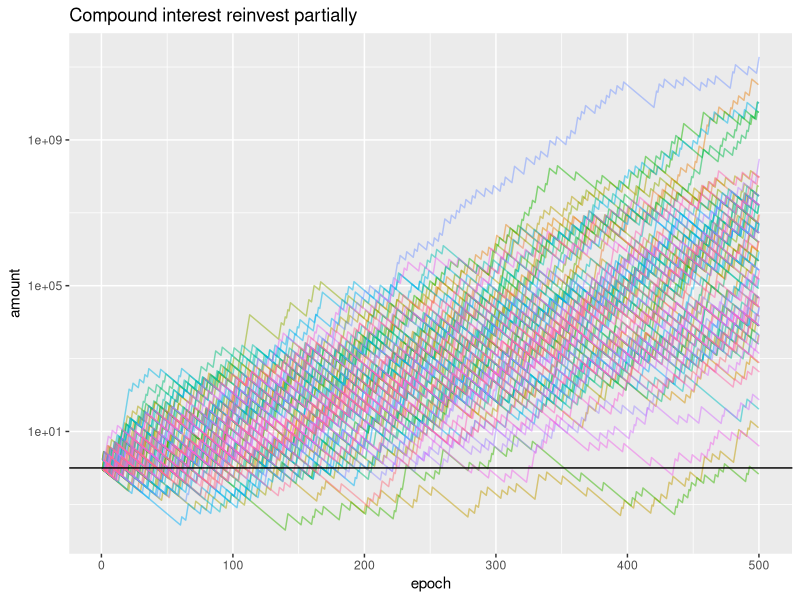
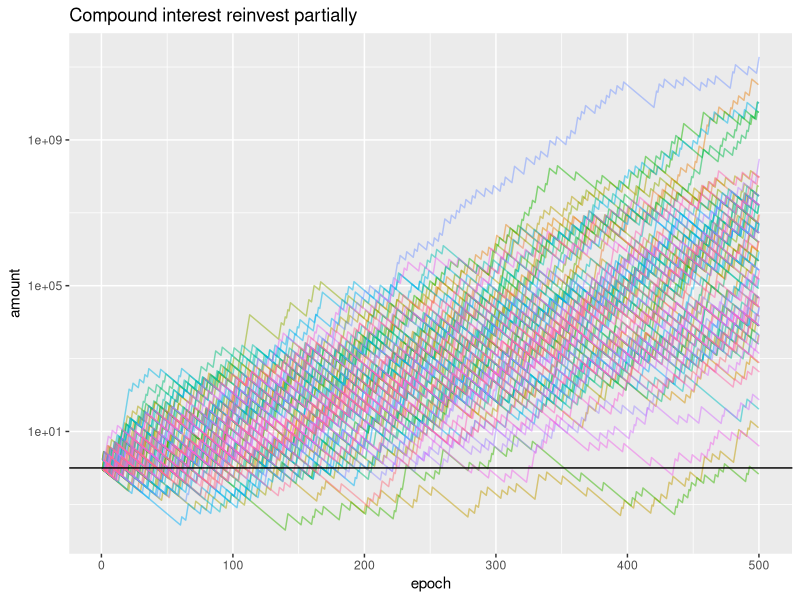

These charts were generated, in order, by the following R code:
library(ggplot2)
library(ggthemes)

seed <- 123

## 1 for win and others for loss
get_odds <- function(n) {
    ifelse(n == 1, 10.0, 0.1)
}

## Roll a dice n times and return its odds
roll_dice <- function(n) {
    dices <- sample(1:6, n, replace=T)
    sapply(dices, get_odds)
}

## Kelly Criterion
## bet 1.0 and return 10.0 (p=1/6) or 0.1 (p=5/6)
## => keep 0.1 + bet 0.9 and return 9.9 (p=1/6) or 0 (p=5/6)
kelly_criterion <- (11.0 / 6.0 - 1.0) / (11.0 - 1.0)
ratio <- kelly_criterion * 0.9

## Accumulate under the compound interest
accumulate_compound_interest <- function(odds_list, ratio) {
    accum_product <- 1.0
    count <- 0.0
    values <- c()
    for (odds in odds_list) {
        count <- count + 1.0
        accum_product <- accum_product * ((1.0 - ratio) + ratio * odds)
        values <- cbind(values, accum_product)
    }
    values
}

## Simulate
n_epoch <- 500
n_trial <- 100

for (i in 1:n_trial) {
    odds <- roll_dice(n_epoch)
    v <- accumulate_compound_interest(odds[1:n_epoch], ratio)
    df.i <- data.frame('run'=as.factor(rep(i,n_epoch)),'epoch'=1:n_epoch,'amount'=as.vector(v))
    if (i == 1) {
        df <- df.i
    } else {
        df <- rbind(df, df.i)
    }
}

pd <- position_dodge(0.9)
g <- ggplot(df, aes(x=epoch, y=amount, colour=run))
g <- g + geom_line(position = pd, alpha=0.5) + scale_y_log10()
g <- g + labs(title="Compound interest reinvest partially") + theme(legend.position="none")
g <- g + geom_hline(yintercept = 1)
plot(g)
ggsave(filename='partial_reinvest.png', g,width = 6, height = 4, dpi = 150, units = "in", device='png')
